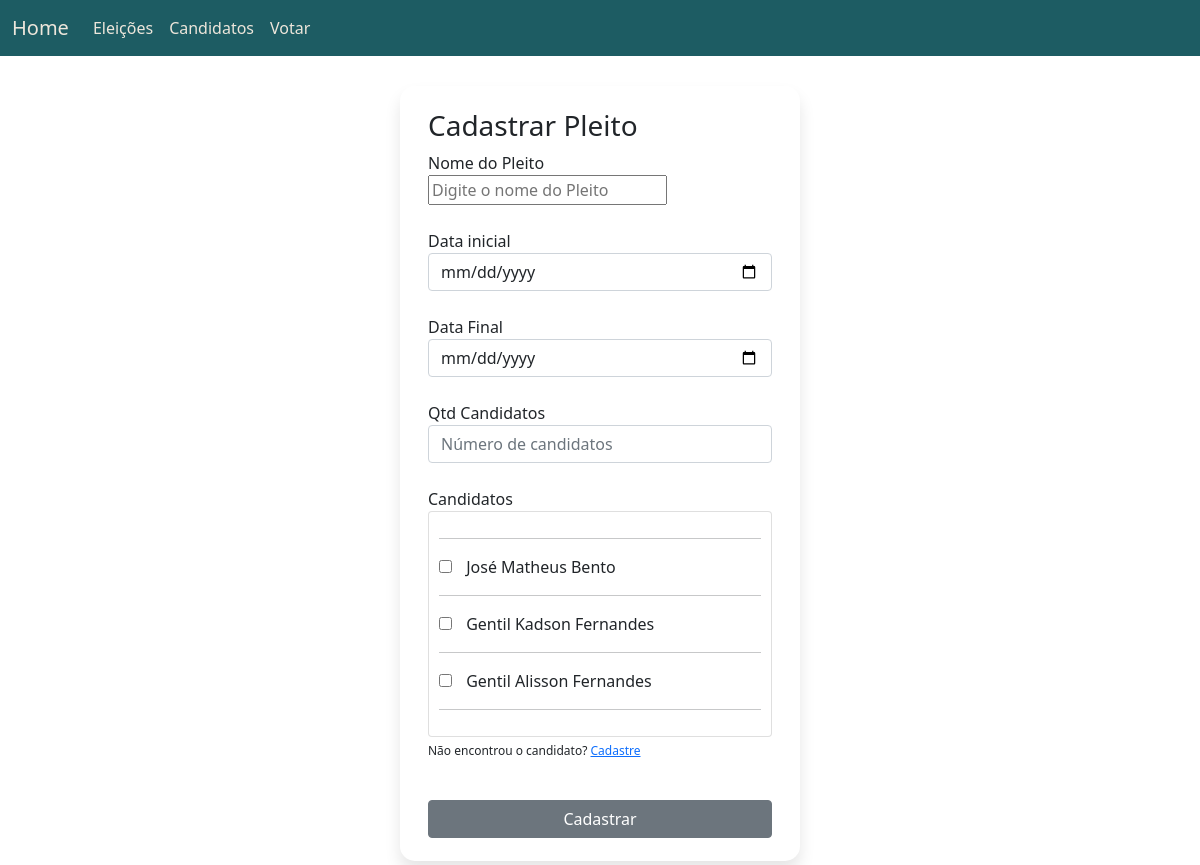
Screenshot of /cadastro/eleicoes/ with the database file from the repository.
### eleicao/models.py (models this page shows, shortened)
class Candidato(models.Model):
    cpf = CPFField('cpf', default='000.000.000-00', unique=True)
    nome = models.CharField(verbose_name='Nome Completo', max_length=255, null=False)
    data_nascimento = models.DateField(verbose_name="Data de Nascimento")
    endereco = models.CharField(verbose_name="Endereço", max_length=255, null=False)

### eleicao/views.py (the view)
# urls.py: path('cadastro/eleicoes/', cad_eleicao, name="cadastro eleicao"),
def cad_eleicao(request):
    candidatos = Candidato.objects.all()
    if request.method == 'POST':
        if "candidatos" in request.POST:
            qtd = int(request.POST['qtd_candidatos'])
            lis_candidatos = request.POST.getlist('candidatos')
            print(request.POST)
            if len(lis_candidatos) == qtd:
                nome = request.POST['nome']
                if not len(Eleicao.objects.filter(nome=nome)):
                    candidatos_form = candidatos.filter(cpf__in=lis_candidatos)
                    data_final = datetime.strptime(request.POST['data_final'], '%Y-%m-%d').date()
                    data_inicial = datetime.strptime(request.POST['data_inicial'], '%Y-%m-%d').date()
                    if data_inicial > data_final or data_inicial == data_final:
                        messages.error(request, "Selecione um período válido")
                    else:
                        eleicao = Eleicao(nome=nome, data_inicial=data_inicial, data_final=data_final)
                        eleicao.save()
                        for i in range(len(candidatos_form)):
                            eleicao.candidatos.add(candidatos_form[i])
                else:
                    messages.error(request, "Já existe um pleito com esse nome")
            else:
                messages.error(request, "A quantidade de candidatos está incorreta")
        else:
            messages.error(request, "Selecione os candidatos")
        return render(request, "cadastro_eleicao.html", {'candidatos': candidatos})
    else:
        form = EleicaoForm()
        return render(request, "cadastro_eleicao.html", {'form': form, 'candidatos': candidatos})

### eleicao/forms.py (shortened to what this page needs)
class EleicaoForm(ModelForm):
    class Meta:
        model = Eleicao
        fields = ["nome", "data_inicial", "data_final"]
        widgets = {
            'data_inicial': forms.DateInput(format=('%m/%d/%Y'),
                                             attrs={'class': 'form-control', 'placeholder': 'Data de inicio',
                                                    'type': 'date'}),
            'data_final': forms.DateInput(format=('%m/%d/%Y'),
                                          attrs={'class': 'form-control', 'placeholder': 'Data de fim',
                                                    'type': 'date'}
                                                                )}

### eleicao/templates/cadastro_eleicao.html (shortened to what this page needs)
{% extends "base_eleicao.html" %}
{% load static %}
{% block links %}
    <link rel="stylesheet" type="text/css" href="{% static 'css/menu.css' %}">
{% endblock %}
{% block content %}
    <div class="formularios auth-content col-12 col-sm-8 col-md-6 col-lg-4 p-2">
        <form method="POST">
            <h3>Cadastrar Pleito</h3>
            <div class="fieldWrapper">
                <label>Nome do Pleito</label>
                <div class="form-group">
                    <input type="text" name="nome" maxlength="80" placeholder="Digite o nome do Pleito" required=""
                           id="id_nome">
                </div>
            </div>
            <br>
            <div class="fieldWrapper">
                <label>Data inicial</label>
                <div class="form-group">
                    <input type="date" name="data_inicial" class="form-control" placeholder="Data de inicio" required=""
                           id="id_data_inicial">
                </div>
            </div>
            <br>
            <div class="fieldWrapper">
                <label>Data Final</label>
                <div class="form-group">
                    <input type="date" name="data_final" class="form-control" placeholder="Data de fim" required=""
                           id="id_data_final">
                </div>
            </div>
            <br>
            <div class="fieldWrapper">
                <label>Qtd Candidatos</label>
                <div class="form-group">
                    <input type="number" name="qtd_candidatos" class="form-control" placeholder="Número de candidatos"
                           required=""
                           id="id_data_final">
                </div>
            </div>
            <br><label>Candidatos</label>
            <div class="card" style="padding: 10px">
                <div class="fieldWrapper">
                    <div class="form-group">
                        <fieldset>
                            <hr>
                            {% for candidato in candidatos %}
                                <input type="checkbox" name="candidatos" data-model-name="candidatos"
                                       value="{{ candidato.cpf }}">
                                <span style="padding-left: 10px">{{ candidato.nome }}</span>
                                <hr>
                            {% endfor %}
                        </fieldset>
                    </div>
                </div>
            </div>
            <p style="font-size: 12px; padding-top: 5px;">Não encontrou o candidato? <a
                    href="{% url 'cadastro candidato' %}"> Cadastre</a></p>
            <br>
            <div class="d-grid gap-2">
                <button class="btn btn-secondary" type="submit">Cadastrar</button>
            </div>
        </form>
    </div>
{% endblock %}

### eleicao/static/css/menu.css (style rules this page uses)
form { margin: 15px 20px; }
.formularios { margin: 30px auto; border-radius: 15px; box-shadow: 0px 10px 16px rgba(0, 0, 0, 0.1); }

### rows the page displays
Candidato: nome "José Matheus Bento"
Candidato: nome "Gentil Kadson Fernandes"
Candidato: nome "Gentil Alisson Fernandes"
